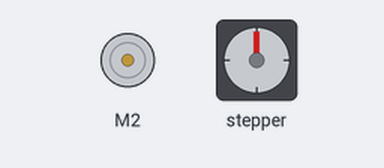
This sketch was run on a simulated Arduino Uno, built with avr-gcc and run on an emulated ATmega328P. Shown: DC motor (green arrow = forward, orange = backward, longer = faster), stepper motor. Stepper angles assume 200 steps per turn; what the sketch prints to the serial monitor is not drawn.

Above: at 0.05 s.
At 1.0 s:
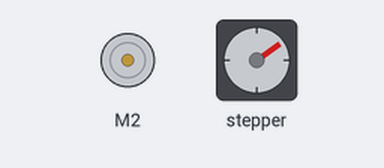
At 2.0 s:
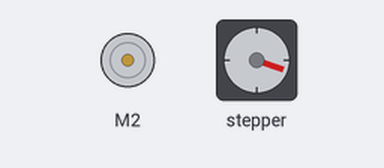
At 4.0 s:
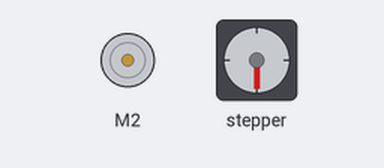
Timing chart, 0 to 5.2 s (numbered marks = the images above):
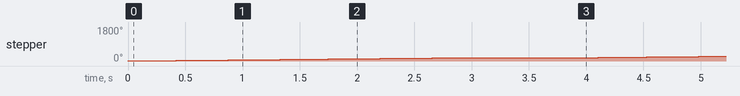

Measured:
- by itself, stepper: turns 180° clockwise in 3.0 s, repeating every 4.0 s

The sketch:

tester-code.ino
```cpp
#include <Wire.h>
#include <Adafruit_MotorShield.h>

/*
Tester Code that has been verified to work on known good hardware (DC motor, Stepper motor, and Adafruit motorshield). Use this code to test all hardware is working. Only modifications needed is to switch
ports that the motors are connected to. Tester code will run stepper & dc motor at the same time. Note that stepper motors can get really hot really quickly.
*/

//Initializing all our objects
Adafruit_MotorShield AFMS = Adafruit_MotorShield(); //Our motor shield
Adafruit_DCMotor *dcmotor = AFMS.getMotor(2); //our DC motor on M#
Adafruit_StepperMotor *stepmotor = AFMS.getStepper(200, 2); //Nema 17 datasheet says they have 200 steps/revolution. Next parameter is port #. m1 & m2 is port 1, m3 & m4 is port 2

void setup() {

  //Setting up Serial & Checking Motor Shield Connection
  Serial.begin(9600);           // set up Serial library at 9600 bps
   if (!AFMS.begin()) {         // create with the default frequency 1.6KHz
    Serial.println("Could not find Motor Shield. Check wiring.");
    while (1);
  }
  Serial.println("Motor Shield found.");


  //Set speed for motors
  stepmotor -> setSpeed(10);  // 10 rpm
  dcmotor->setSpeed(30);
}

//Superloop
void loop() {
  stepmotor -> step(100, FORWARD, SINGLE);
  //dcmotor-> run(FORWARD);
  delay(1000);


}
```
